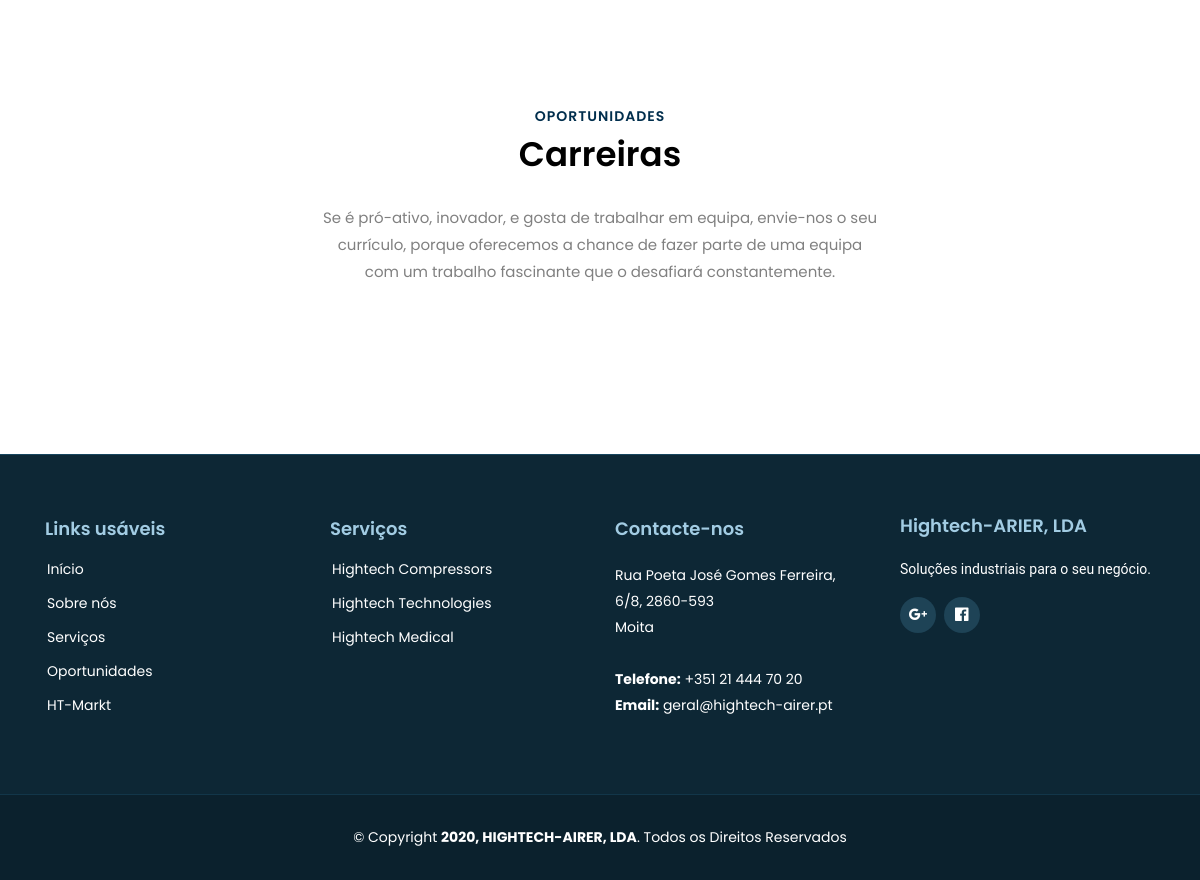
/oportunity.html (lower part), run on an earlier commit of the app's database.
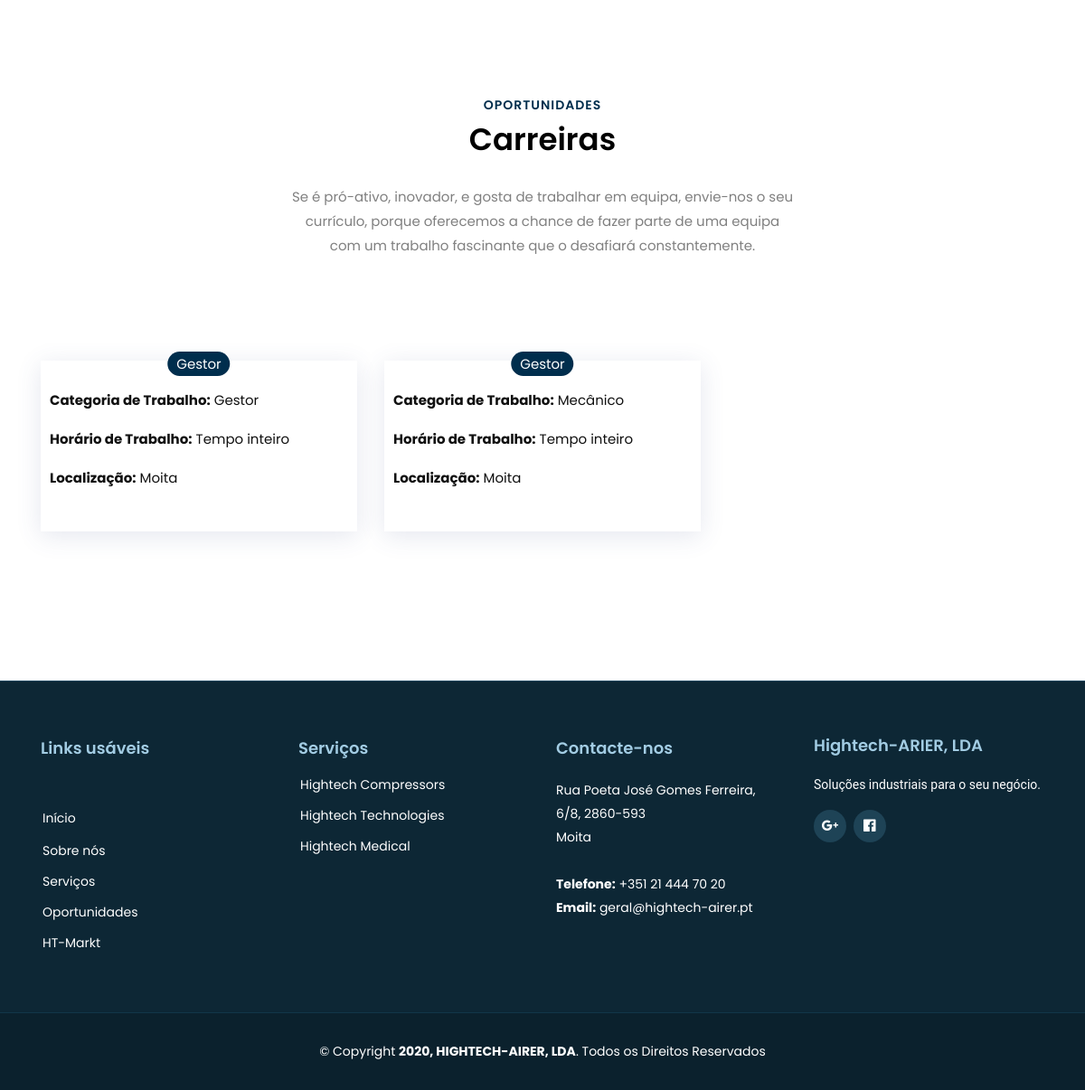
And on a later commit of the database.
### website/models.py (models this page shows, shortened)
class Oportunity(models.Model):
    title = models.CharField(max_length=255)
    type_job = models.CharField(max_length=255)
    category = models.CharField(max_length=255)
    work_time = models.CharField(max_length=80)
    location = models.CharField(max_length=80)
    description = models.TextField()

### website/views.py (the view)
# urls.py: path('oportunity.html', oportunityView.as_view(), name="oportunity"),
class oportunityView(ListView):
    model = Oportunity
    template_name = 'oportunity.html'

### website/templates/oportunity.html (shortened to what this page needs)
{% extends 'base.html' %}
{% load static %}
{% block content %}
		<section class="ftco-section">
			<div class="container">
				<div class="row no-gutters justify-content-center mb-5">
          <div class="col-md-6 text-center heading-section ftco-animate">
          	<span class="subheading">Oportunidades</span>
            <h2 class="mb-4">Carreiras</h2>
            <p>Se é pró-ativo, inovador, e gosta de trabalhar em equipa,
				envie-nos o seu currículo, porque oferecemos a chance de fazer parte de uma equipa
				com um trabalho fascinante que o desafiará constantemente.</p>
          </div>
        </div>
        <div class="row oportunity">
			{% for oportunity in object_list %}
        	<div class="col-md-4">
        		<div class="project">
        			<div class="text w-100 text-center">
						<a href="{% url 'job' oportunity.pk %}">
        				<span class="cat">{{oportunity.title}}</span>
					</div>
					<div class="text-oportunity">
						<p><b>Categoria de Trabalho:</b> {{oportunity.category}}</p>
						<p><b>Horário de Trabalho:</b> {{oportunity.work_time}}</p>
						<p><b>Localização:</b> {{oportunity.location}}</p>
					</div>
				</div>
			</div>
			{% endfor %}
        </div>
			</div>
		</section>
{% endblock %}

### website/templates/base.html (shortened to what this page needs)
{% load static %}
<!DOCTYPE html>
<html lang="en">
  <head>
    <link rel="stylesheet" href="{% static 'website/css/open-iconic-bootstrap.min.css' %}">
    <link rel="stylesheet" href="{% static 'website/css/animate.css' %}">
    <link rel="stylesheet" href="{% static 'website/css/owl.carousel.min.css' %}">
    <link rel="stylesheet" href="{% static 'website/css/owl.theme.default.min.css' %}">
    <link rel="stylesheet" href="{% static 'website/css/magnific-popup.css' %}">
    <link rel="stylesheet" href="{% static 'website/css/aos.css' %}">
    <link rel="stylesheet" href="{% static 'website/css/ionicons.min.css' %}">
    <link rel="stylesheet" href="{% static 'website/css/flaticon.css' %}">
    <link rel="stylesheet" href="{% static 'website/css/icomoon.css' %}">
	<link rel="stylesheet" href="{% static 'website/css/style.css' %}">
	<link rel="stylesheet" href="https://cdnjs.cloudflare.com/ajax/libs/font-awesome/4.7.0/css/font-awesome.min.css">
  </head>
  <body>
    {% block content %}
    {% endblock %}
    <footer id="footer">
        <div class="footer-top">
          <div class="container">
            <div class="row">
              <div class="col-lg-3 col-md-6 footer-links">
                <h4>Links usáveis</h4>
                <ul>
                  <li><i class="bx bx-chevron-right"></i> <a href="{% url 'home' %}">Início</a></li>
                  <li> <a href="{% url 'about' %}">Sobre nós</a></li>
                  <li> <a href="{% url 'services' %}">Serviços</a></li>
                  <li> <a href="{% url 'oportunity' %}">Oportunidades</a></li>
                  <li> <a href="https://www.htmarkt.hightech-airer.pt/">HT-Markt</a></li>
                </ul>
              </div>
              <div class="col-lg-3 col-md-6 footer-links">
                <h4>Serviços</h4>
                <ul>
                  <li> <a href="http://www.hightech-airer.pt/compressors/">Hightech Compressors</a></li>
                  <li> <a href="http://www.hightech-airer.pt/technologies/">Hightech Technologies</a></li>
                  <li> <a href="http://www.hightechmedical.pt/">Hightech Medical</a></li>
                </ul>
              </div>
              <div class="col-lg-3 col-md-6 footer-contact">
                <h4>Contacte-nos</h4>
                <p>
                  Rua Poeta José Gomes Ferreira,<br>
                  6/8, 2860-593<br>
                  Moita <br><br>
                  <strong>Telefone:</strong> +351 21 444 70 20<br>
                  <strong>Email:</strong> geral@hightech-airer.pt<br>
                </p>
              </div>
              <div class="col-lg-3 col-md-6 footer-info">
                <h3>Hightech-ARIER, LDA</h3>
                <p>Soluções industriais para o seu negócio.</p>
                <div class="social-links mt-3">
                  <a href="https://www.facebook.com/hightechmoita/" class="google"><i class="bx ion-logo-googleplus"></i></a>
                  <a href="https://plus.google.com/+HightechairerPtMoita" class="facebook"><i class="bx ion-logo-facebook"></i></a>
                </div>
              </div>
            </div>
          </div>
        </div>
        <div class="container">
          <div class="copyright">
            &copy; Copyright <strong><span> 2020, HIGHTECH-AIRER, LDA</span></strong>. Todos os Direitos Reservados
          </div>
        </div>
    </footer>
      </body>
    </html>

What changed in the data, as far as the page shows it:
added Oportunity: title "Gestor", category "Gestor", work_time "Tempo inteiro", location "Moita"
added Oportunity: title "Gestor", category "Mecânico", work_time "Tempo inteiro", location "Moita"
